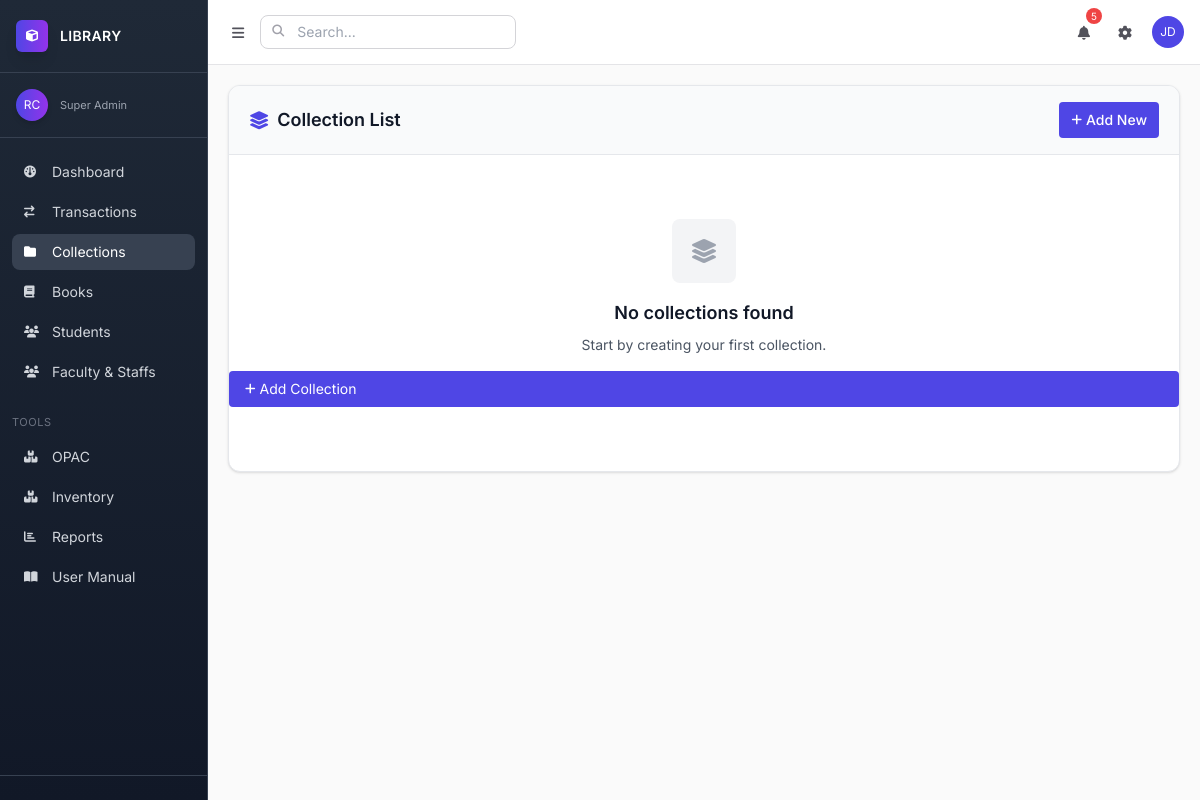
The app's page /library/collections/, older data.
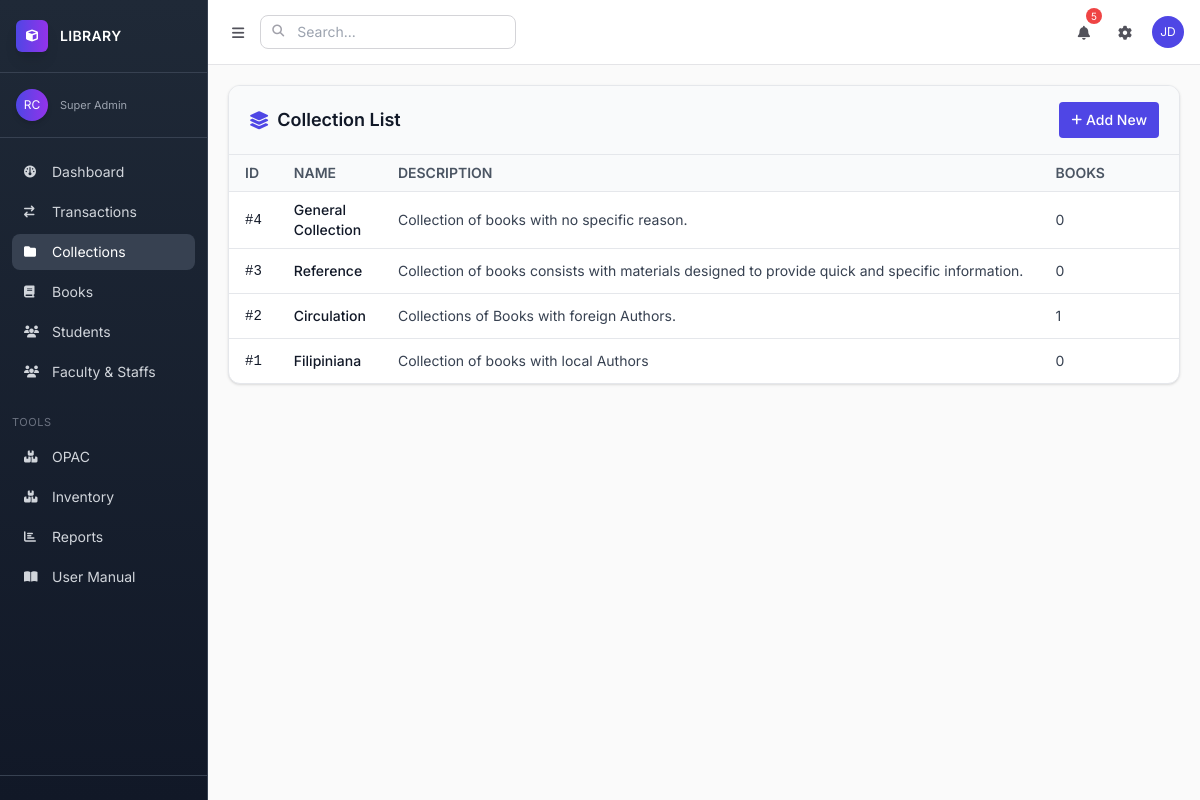
The same page, newer data.
### apps/app2/models.py (models this page shows, shortened)
class Collection(models.Model):
    name = models.CharField(max_length=100, unique=True)
    description = models.TextField(blank=True, null=True)
    created_at = models.DateTimeField(auto_now_add=True)
    updated_at = models.DateTimeField(auto_now=True)

### apps/app2/views/all.py (the view)
# urls.py: path('collections/', views.collection_list, name='collection_list'),
def collection_list(request):
    collections = Collection.objects.annotate(
        book_count=Count('books')  # 'books' is the related_name from Book.collection
    ).order_by('-id')
    return render(request, 'app2/collection/collection_list.html', {'collections': collections})

### templates/app2/collection/collection_list.html (shortened to what this page needs)
{% extends "base.html" %}
{% block content %}
<div class="bg-white rounded-xl shadow border border-gray-200 overflow-hidden">
    <div class="px-5 py-4 border-b border-gray-200 bg-gray-50 flex justify-between items-center">
        <h2 class="text-lg font-semibold text-gray-900 flex items-center gap-2">
            <i class="fas fa-layer-group text-accent-500"></i> Collection List
        </h2>
        <a href="{% url 'collection_create' %}"
           class="px-3 py-2 bg-accent-500 text-white text-sm font-medium rounded hover:bg-accent-600 flex items-center gap-1">
            <i class="fas fa-plus text-xs"></i> Add New
        </a>
    </div>
    {% if collections %}
    <div class="overflow-x-auto">
        <table class="w-full text-sm">
            <thead class="bg-gray-50 border-b border-gray-200">
                <tr>
                    <th class="px-4 py-2 text-left font-semibold text-gray-600 uppercase">ID</th>
                    <th class="px-4 py-2 text-left font-semibold text-gray-600 uppercase">Name</th>
                    <th class="px-4 py-2 text-left font-semibold text-gray-600 uppercase">Description</th>
                    <th class="px-4 py-2 text-left font-semibold text-gray-600 uppercase">Books</th>
                    <th class="px-4 py-2"></th>
                </tr>
            </thead>
            <tbody class="divide-y divide-gray-200">
                {% for collection in collections %}
                <tr class="hover:bg-gray-50 transition-colors duration-150 group">
                    <td class="px-4 py-2 font-mono text-gray-900">#{{ collection.id }}</td>
                    <td class="px-4 py-2 font-medium text-gray-900">{{ collection.name }}</td>
                    <td class="px-4 py-2 text-gray-700 truncate">{{ collection.description }}</td>
                    <td class="px-4 py-2 text-gray-700 truncate">{{ collection.book_count  }}</td>
                </tr>
                {% endfor %}
            </tbody>
        </table>
    </div>
    {% else %}
    <div class="text-center py-16">
        <div class="w-16 h-16 bg-gray-100 rounded-lg flex items-center justify-center mx-auto mb-4">
            <i class="fas fa-layer-group text-gray-400 text-2xl"></i>
        </div>
        <h3 class="text-lg font-semibold text-gray-900 mb-2">No collections found</h3>
        <p class="text-gray-600 mb-4 text-sm">Start by creating your first collection.</p>
        <a href="{% url 'collection_create' %}" class="px-4 py-2 bg-accent-500 text-white rounded hover:bg-accent-600 text-sm flex items-center gap-1 mx-auto">
            <i class="fas fa-plus text-xs"></i> Add Collection
        </a>
    </div>
    {% endif %}
</div>
{% endblock %}

Row changes from the older to the newer data that the page shows:
added Collection: id "4", name "General Collection", description "Collection of books with no specific reason.", book_count "0"
added Collection: id "3", name "Reference", description "Collection of books consists with materials designed to provide quick and specific information.", book_count "0"
added Collection: id "2", name "Circulation", description "Collections of Books with foreign Authors.", book_count "1"
added Collection: id "1", name "Filipiniana", description "Collection of books with local Authors", book_count "0"
Text that changed along with them:
text no longer shown: "No collections found Start by creating your first collection. Add Collection"
text now shown: "ID NAME DESCRIPTION BOOKS"
